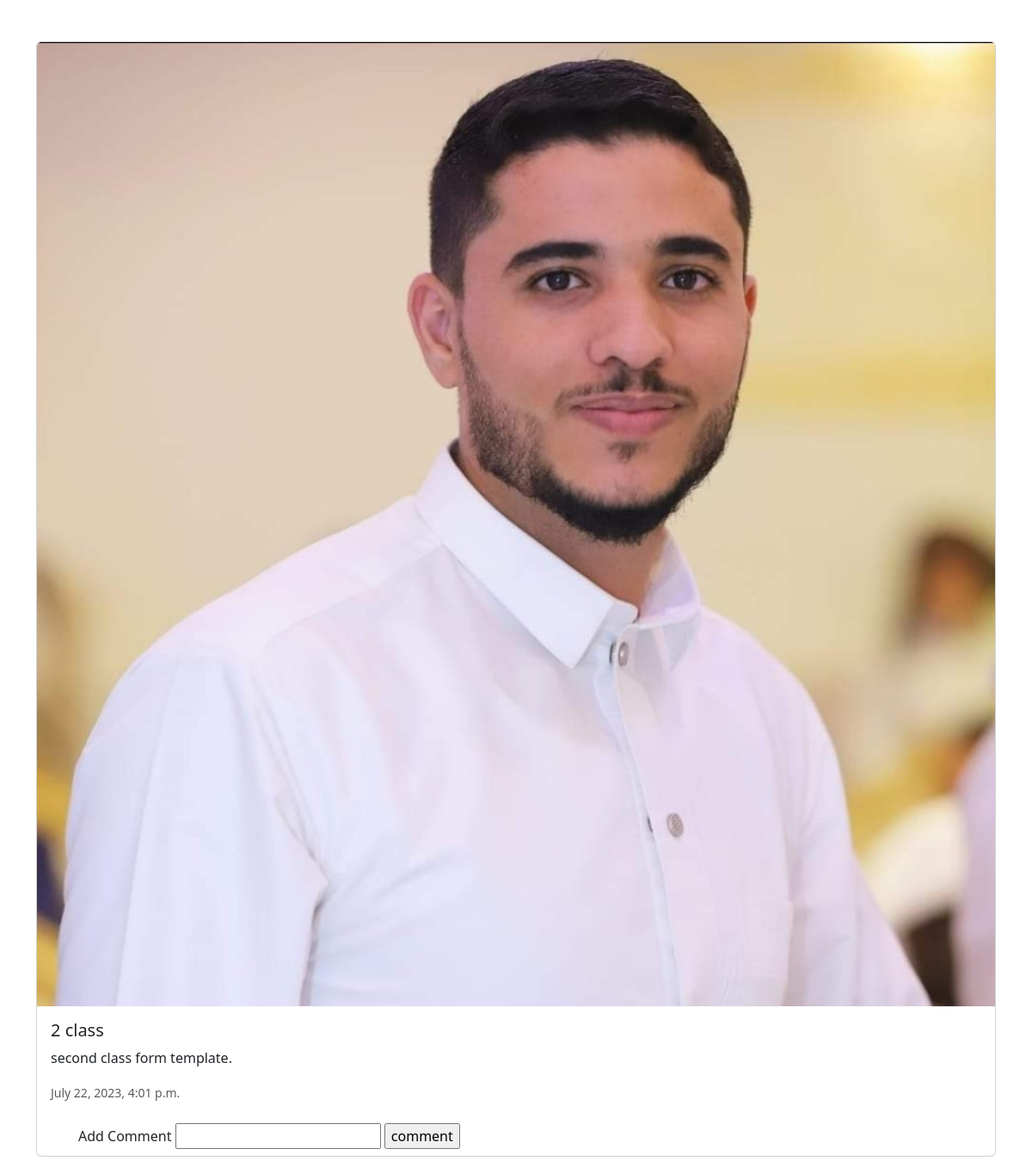
The app's page /blog/6 with its own data.
### blog/models.py (models this page shows, shortened)
class Post(models.Model):
    title = models.CharField(max_length=100)
    content = models.TextField(max_length=10000)
    create_date = models.DateTimeField(default=timezone.now)
    draft = models.BooleanField(default=False)
    tags = TaggableManager()
    author = models.ForeignKey(User, on_delete=models.SET_NULL ,blank=True ,null=True ,related_name='post_user')
    image = models.ImageField(upload_to='posts')

### blog/views.py (the view)
# urls.py: path('blog/<int:pk>', post_detail, name='post_detail' ),
def post_detail(request, pk):
    post = Post.objects.get(id=pk)
    comments = Comment.objects.filter(post=post)
    if request.method=='POST':
        form = CommentForm(request.POST)
        if form.is_valid():
            myform = form.save(commit=False)
            myform.user = request.user
            myform.post = post
            myform.save()
    else:
        form = CommentForm()
    return render(request, 'blog/post_detail.html', {'post':post, 'comments':comments, 'form':form})

### blog/forms.py
class CommentForm(forms.ModelForm):
    class Meta:
        model = Comment
        fields = ('comment', )

### blog/templates/blog/post_detail.html (shortened to what this page needs)
<!doctype html>
<html lang="en">
  <head>
    <link href="https://cdn.jsdelivr.net/npm/bootstrap@5.3.0/dist/css/bootstrap.min.css" rel="stylesheet">
  </head>
  <body>
    <div class="container my-5">
      <div class="card mb-3">
        <img src="{{ post.image.url }}" class="card-img-top" alt="...">
        <div class="card-body">
          <h5 class="card-title">{{ post.title }}</h5>
          <p class="card-text">{{ post.content }}.</p>
          <p class="card-text"><small class="text-body-secondary">{{ post.create_date }}</small></p>
        </div>
        <div class="mx-5">
          <div class="py-2">
            <form method="post">
              <label for="comment">Add Comment</label>
              <input id="comment" name="comment" type="text" value="{{comment}}">
              <input type="submit" value="comment" >
            </form>
          </div>
        </div>
      </div>
    </div>
  </body>
</html>

### records on screen
Post: image (picture), title "2 class", content "second class form template", create_date "July 22, 2023, 4:01 p.m."
